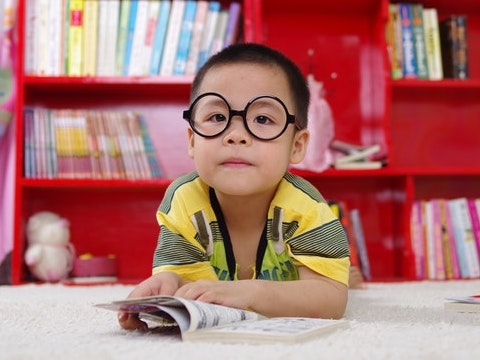
#> input picture OpenCV-101/Sample-Code-Python/boy.jpg, 480 x 360 px, given in place of capsicum.jpg, which was not available
$ python hsv_color_space.py ../OpenCV-101/Sample-Code-Python/boy.jpg
#> lines starting #> are read from the running program, lines starting #| are printed output that depends on the picture; pictures that were not available may be replaced by others from this repository, and a replacement may not be noted
'''
    Author: Nebiyou Yismaw

    This is a python code will explore the HSV colorspace.
        - Hue : indicates color
        - Saturation: purity of the color
        - Value: brightness of the pixel

'''
# import requried libraries
import sys
import cv2
import numpy as np
np.set_printoptions(threshold=sys.maxsize)
import matplotlib.pyplot as plt
# configure matplot lib
import matplotlib
matplotlib.rcParams['figure.figsize'] = (6.0, 6.0)
matplotlib.rcParams['image.cmap'] = 'gray'


def value_test():
    '''
        Value channel tells us how bright or dark a pixel is. In order to test
        this we will create an image with zero hue and saturation and gradually
        increase the value channel value and see the effect.
        We will see that the image eventaully gets brighter and brighter
    '''
    # value will be 40 * i, where i in [0,7)
    for i in range(0,7):
        # Create 50x50 HSV image with all zeros
        imhsv = np.zeros((50, 50, 3), dtype=np.uint8)
        # Set Hue = 0, Saturation = 0, Value = i x 40
        v = i * 40
        imhsv[:,:,:] = (0, 0, v)
        # Convert HSV to RGB
        imrgb = cv2.cvtColor(imhsv, cv2.COLOR_HSV2RGB)
        cv2.imshow("value %d"%(i),imrgb[:,:,::-1])
        cv2.waitKey()

def saturation_test():
    '''
        Here we will fix value and hue, and change the saturation and see the
        effect
    '''
    # value will be 40 * i, where i in [0,7)
    for i in range(0,7):
        # Create 50x50 HSV image with all zeros
        imhsv = np.zeros((50, 50, 3), dtype=np.uint8)
        # Set Hue = 0, Saturation = 0, Value = i x 40
        s = i * 40
        imhsv[:,:,:] = (0, s, 128)
        # Convert HSV to RGB
        imrgb = cv2.cvtColor(imhsv, cv2.COLOR_HSV2RGB)
        cv2.imshow("Sat %d"%(i),imrgb[:,:,::-1])
        cv2.waitKey()

def hue_test():
    '''
        Here we will fix value and sat, and change the hue and see the
        effect
    '''
    # value will be 40 * i, where i in [0,7)
    for i in range(0,7):
        # Create 50x50 HSV image with all zeros
        imhsv = np.zeros((50, 50, 3), dtype=np.uint8)
        # Set Hue = 0, Saturation = 0, Value = i x 40
        h = i * 40
        imhsv[:,:,:] = (h, 128, 128)
        # Convert HSV to RGB
        imrgb = cv2.cvtColor(imhsv, cv2.COLOR_HSV2RGB)
        cv2.imshow("Hue %d"%(i),imrgb[:,:,::-1])
        cv2.waitKey()

'''
    @main
'''
def main(argv):
    # read the RGB image
    rgb_image = cv2.imread("capsicum.jpg")
#> rgb_image is the input picture: shape (360, 480, 3); mean B, G, R 111.8, 115.3, 174.3
    # convert from bgr to HSV format
    hsv_Image = cv2.cvtColor(rgb_image, cv2.COLOR_BGR2HSV)
#> hsv_Image: shape (360, 480, 3); mean H, S, V 93.8, 115.9, 176.2
    # now let's split the channels and view all of them
    h, s, v = cv2.split(hsv_Image)
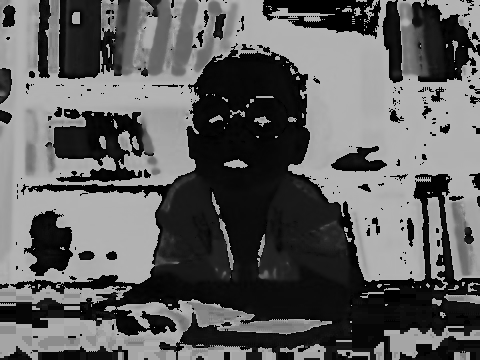
#> h: shape (360, 480); min 0, max 179, mean 93.8
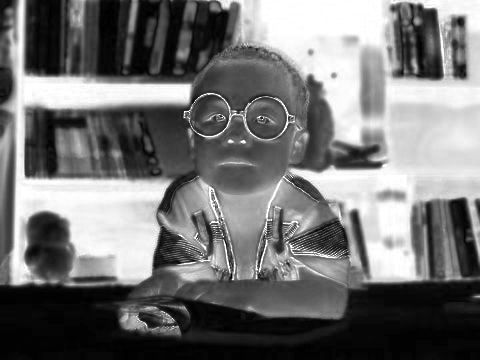
#> s: shape (360, 480); min 0, max 255, mean 115.9
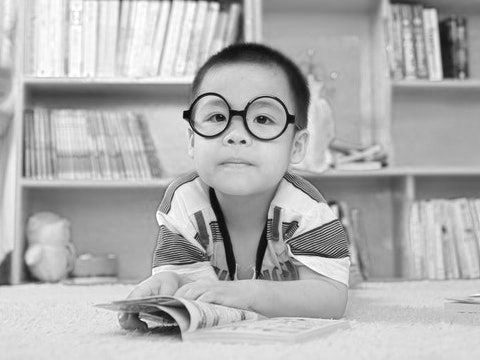
#> v: shape (360, 480); min 6, max 255, mean 176.2
    cv2.imshow("H-channel ",h)
    cv2.waitKey()
    cv2.imshow("S-channel ",s)
    cv2.waitKey()
    cv2.imshow("V-channel",v)
    cv2.waitKey()
    # now let's explore more on the HSV values
    # experiment with the V(value) channel
    value_test()
#> after the loop in value_test, `for i in range(0,7):`:
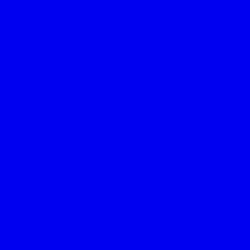
#> imhsv: shape (50, 50, 3) (shown 5 times larger); mean R, G, B 0, 0, 240
    # experiment with the S(Saturation) channel
    saturation_test()
#> after the loop in saturation_test, `for i in range(0,7):`:
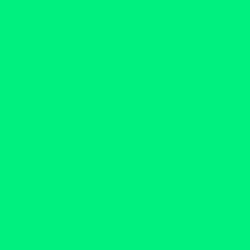
#> imhsv: shape (50, 50, 3) (shown 5 times larger); mean R, G, B 0, 240, 128
    # experiment with the H(Hue) channel
    hue_test()
#> the loop in hue_test, `for i in range(0,7):` made 7 passes
#> pass 1, in hue_test, `imrgb = cv2.cvtColor(imhsv, cv2.COLOR_HSV2RGB)`:
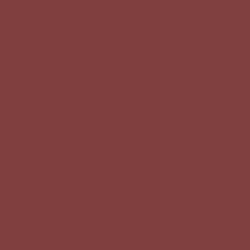
#> imrgb: shape (50, 50, 3) (shown 5 times larger); mean R, G, B 128, 63.4, 63.4
#> after the loop in hue_test, `for i in range(0,7):`:
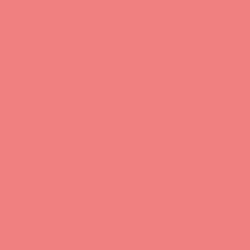
#> imhsv: shape (50, 50, 3) (shown 5 times larger); mean R, G, B 240, 128, 128

if __name__ == '__main__':
    main(sys.argv)
